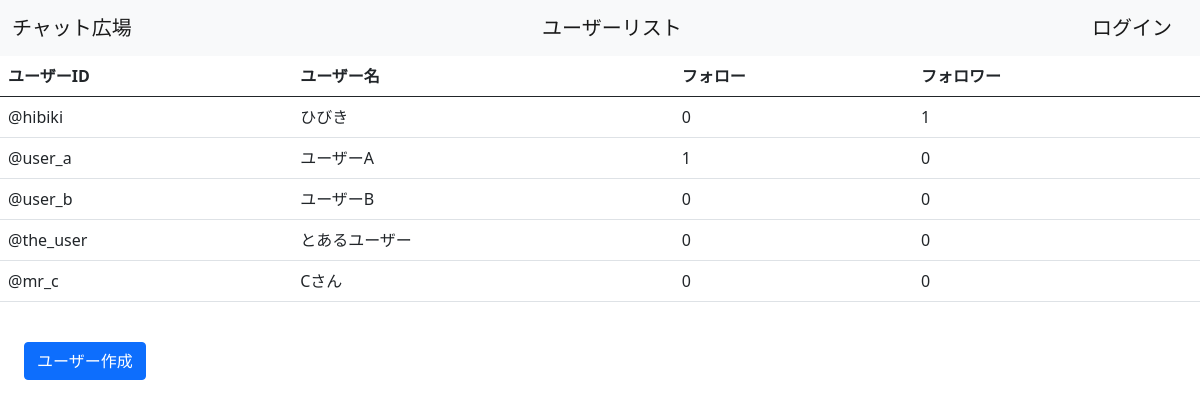
/userslist/, run on an earlier commit of the app's database.
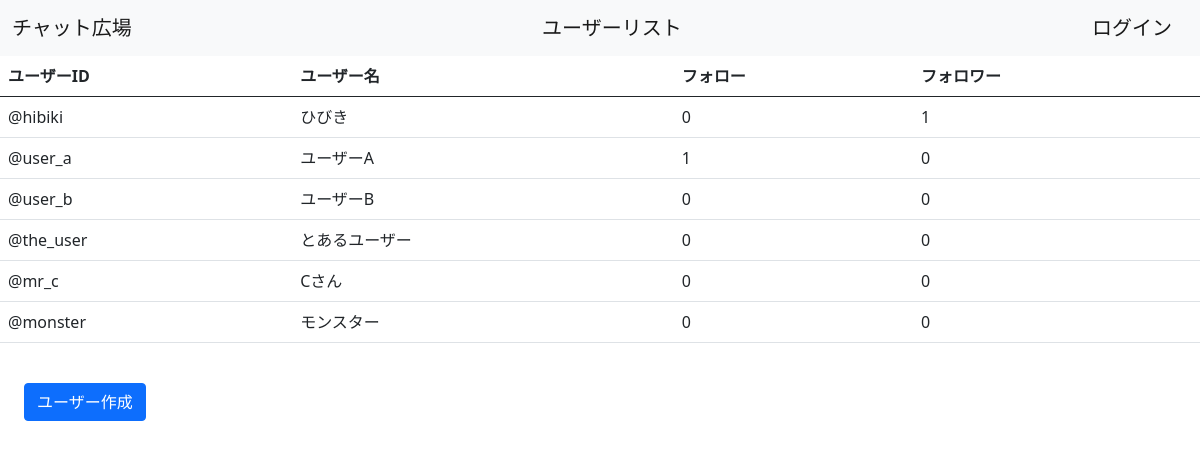
And on a later commit of the database.
### chatrooms/models.py (models this page shows, shortened)
class CustomUser(AbstractUser):
    user_name = models.CharField(max_length=100, default=" ")
    memo = models.TextField()
    created_at = models.DateTimeField(auto_now_add=True)

### chatrooms/views.py (the view)
# urls.py: path('userslist/', views.UsersListView.as_view(), name='ul'),
class UsersListView(ListView):
    template_name = 'user/list.html'
    model = models.CustomUser
    context_object_name = "users_list"

### templates/user/list.html
{% extends 'base.html' %}
{% block content %}
    <table class="table table-hover">
        <thead>
            <tr>
              <th scope="col">ユーザーID</th>
              <th scope="col">ユーザー名</th>
              <th scope="col">フォロー</th>
              <th scope="col">フォロワー</th>
            </tr>
          </thead>
          <tbody>
            {% for user_ in users_list %}
            <tr>
              {% if user_.id == user.id %}
              <td class="bg-secondary"><a href={% url 'mp' %} class="text-white text-decoration-none">★@{{ user_.username }}</a></td>
              <td class="bg-secondary"><a href={% url 'mp' %} class="text-white text-decoration-none">{{ user_.user_name }}</a></td>
              <td class="text-white bg-secondary">{{ user_.follow.count }}</td>
              <td class="text-white bg-secondary">{{ user_.follower.count }}</td>
              {% else %}
              <td><a href={% url 'ud' user_.id %} class="text-dark text-decoration-none"} >@{{ user_.username }}</a></td>
              <td><a href={% url 'ud' user_.id %} class="text-dark text-decoration-none"}>{{ user_.user_name }}</a></td>
              <td class="text-dark text-decoration-none">{{ user_.follow.count }}</td>
              <td class="text-dark text-decoration-none">{{ user_.follower.count }}</td>
              {% endif %}
            </tr>
            {% endfor %}
          </tbody>
    </table>
    <a href={%url 'uc'%} class="btn btn-primary m-4">ユーザー作成</a>
{% endblock content %}

What changed in the data, as far as the page shows it:
added CustomUser: username "monster", user_name "モンスター", follow.count "0", follower.count "0"
